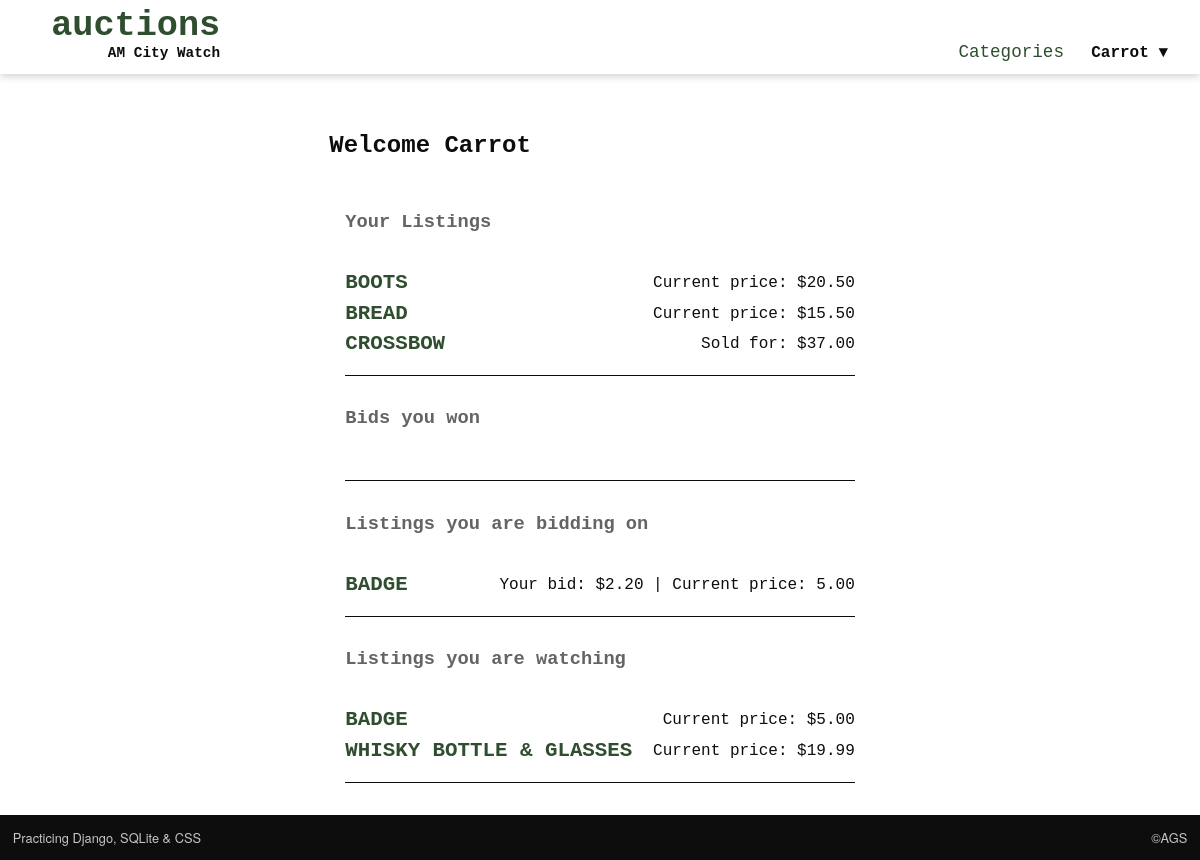
Page /portfolio (signed in) on the earlier database version.
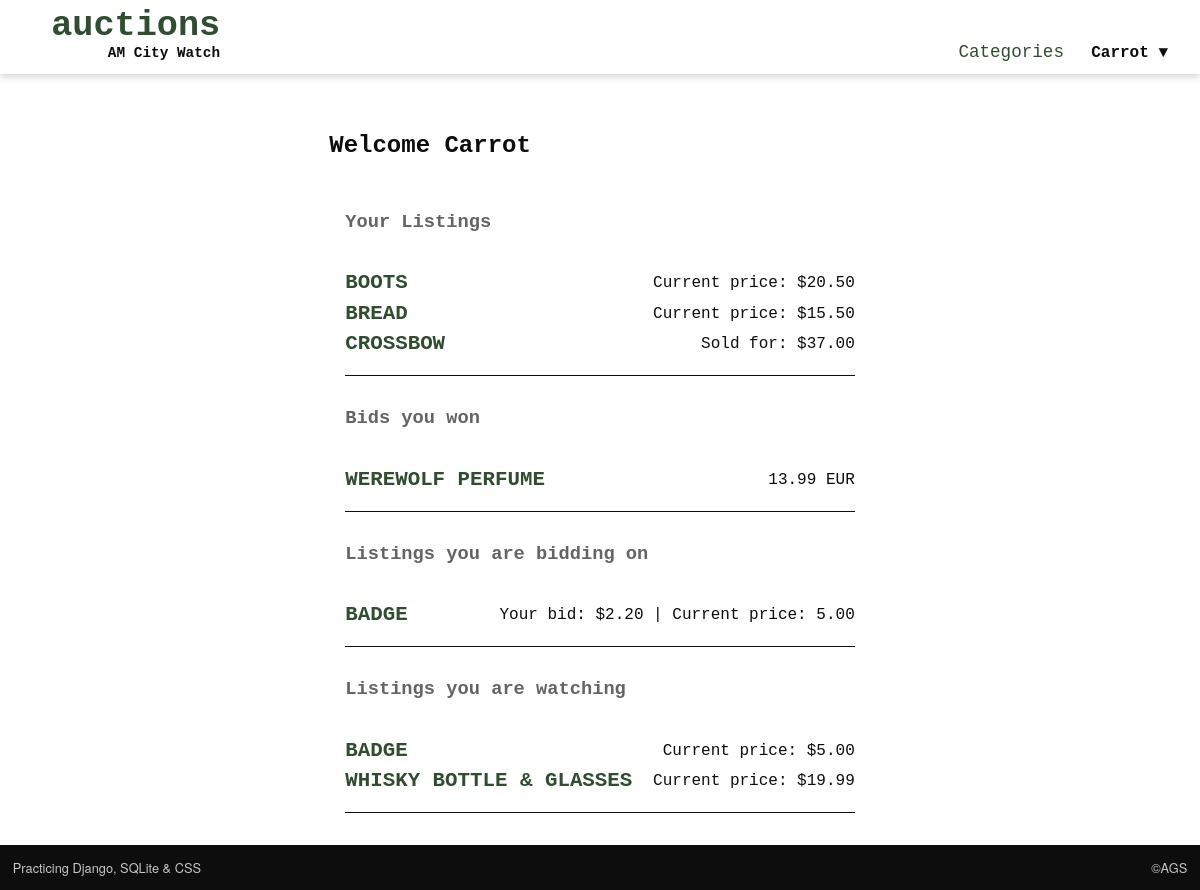
Same page on the later database version.
### auctions/models.py (models this page shows, shortened)
class Listing(models.Model):
    user = models.ForeignKey(User, on_delete=models.CASCADE, related_name='listings')
    category = models.ForeignKey(Category, on_delete=models.CASCADE, related_name='listings', default=1)
    title = models.CharField(max_length=32)
    description = models.CharField(max_length=640, blank=True)
    image_url = models.URLField(max_length=200, blank=True)
    start_bid = models.DecimalField(max_digits=7, decimal_places=2)
    current_price = models.DecimalField(max_digits=7, decimal_places=2)
    closed = models.BooleanField(default=False)

class Bid(models.Model):
    listing = models.ForeignKey('Listing', on_delete=models.CASCADE, related_name='bids')
    user = models.ForeignKey(User, on_delete=models.CASCADE, related_name='bids')
    bid = models.DecimalField(max_digits=7, decimal_places=2)
    winning_bid = models.BooleanField(default=False)

### auctions/views.py (the view)
# urls.py: path('portfolio', views.portfolio, name='portfolio')
@login_required(login_url='/login')
def portfolio(request):
    user = request.user
    id_list = Bid.objects.filter(user=user).values('user','listing').annotate(Max('id')).values('id__max')
    bids = Bid.objects.filter(pk__in=id_list)
    return render(request, 'auctions/portfolio.html', {
        'watching': user.watching.all().order_by('title'),
        'bids': bids,
        'listings': user.listings.all().order_by('closed', 'title')
    })

### auctions/templates/auctions/portfolio.html
{% extends "auctions/layout.html" %}
{% block body %}
<h2>Welcome {{ user }}</h2>
<div class="content portfolio">
  <h3>Your Listings</h3>
  <ul class="list">
    {% for listing in listings %}
    <li>
      <a class="li-title" href="{% url 'item' listing.id %}">{{ listing.title }}</a>
      {% if listing.closed %} Sold for: {% else %} Current price: {% endif %}
      ${{ listing.current_price }}
    </li>
    {% empty %}
    <p>You are not selling anything</p>
    {% endfor %}
  </ul>
  <h3>Bids you won</h3>
  <ul class="list">
    {% for bid in bids %}
    {% if bid.winning_bid %}
    <li>
      <a class="li-title" href="{% url 'item' bid.listing.id %}">{{bid.listing.title}}</a>
      {{bid.bid}} EUR
    </li>
    {% endif %}
    {% empty %}
    No bids won
    {% endfor %}
  </ul>
  <h3>Listings you are bidding on</h3>
  <ul class="list">
    {% for bid in bids %}
    {% if not bid.listing.closed %}
    <li>
      <a class="li-title" href="{% url 'item' bid.listing.id %}">{{bid.listing.title}}</a>
      Your bid: ${{bid.bid}} |
      {% if bid.bid != bid.listing.current_price %}
      Current price: {{ bid.listing.current_price }}
      {% else %}
      Highest bid!
      {% endif %}
    </li>
    {% endif %}
    {% empty %}
    <p>You are not bidding right now</p>
    {% endfor %}
  </ul>
  <h3>Listings you are watching</h3>
  <ul class="list">
    {% for listing in watching %}
    {% if not listing.closed %}
    <li><a class="li-title" href="{% url 'item' listing.id %}">{{ listing.title }}</a>
      Current price: ${{ listing.current_price }}
    </li>
    {% endif %}
    {% empty %}
    <p>You are not watching anything right now</p>
    {% endfor %}
  </ul>
</div>
{% endblock %}

Differences in the rows shown:
added Bid: listing "WEREWOLF PERFUME", bid "13.99", shown under "Bids you won"
